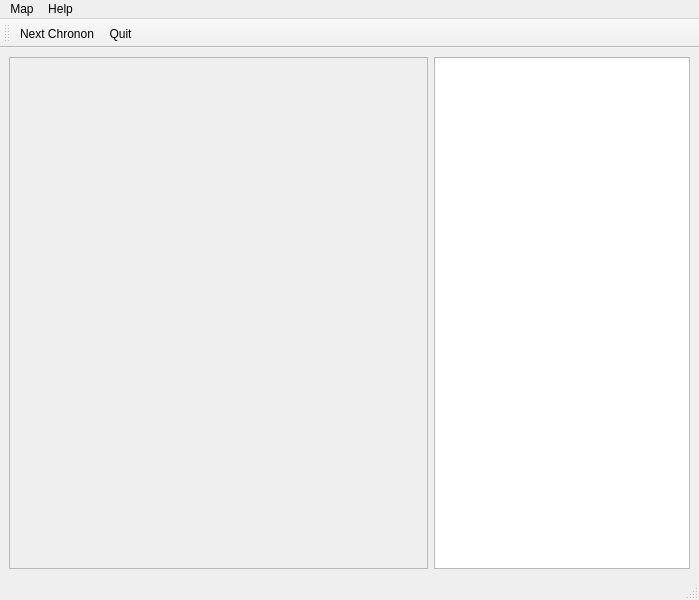
<?xml version="1.0" encoding="UTF-8"?>
<ui version="4.0">
 <class>MainWindow</class>
 <widget class="QMainWindow" name="MainWindow">
  <property name="geometry">
   <rect>
    <x>0</x>
    <y>0</y>
    <width>699</width>
    <height>600</height>
   </rect>
  </property>
  <property name="windowTitle">
   <string>Wa-Tor</string>
  </property>
  <widget class="QWidget" name="centralwidget">
   <layout class="QHBoxLayout" name="horizontalLayout">
    <item>
     <widget class="QScrollArea" name="scrollArea">
      <property name="widgetResizable">
       <bool>true</bool>
      </property>
      <widget class="QWidget" name="scrollAreaWidgetContents">
       <property name="geometry">
        <rect>
         <x>0</x>
         <y>0</y>
         <width>417</width>
         <height>504</height>
        </rect>
       </property>
      </widget>
     </widget>
    </item>
    <item>
     <widget class="QListWidget" name="pallete">
      <property name="sizePolicy">
       <sizepolicy hsizetype="Preferred" vsizetype="Expanding">
        <horstretch>0</horstretch>
        <verstretch>0</verstretch>
       </sizepolicy>
      </property>
     </widget>
    </item>
   </layout>
  </widget>
  <widget class="QMenuBar" name="menubar">
   <property name="geometry">
    <rect>
     <x>0</x>
     <y>0</y>
     <width>699</width>
     <height>22</height>
    </rect>
   </property>
   <widget class="QMenu" name="menuMap">
    <property name="title">
     <string>Map</string>
    </property>
    <addaction name="actionNew"/>
    <addaction name="actionQuit"/>
    <addaction name="actionNextChronon"/>
   </widget>
   <widget class="QMenu" name="menuHelp">
    <property name="title">
     <string>Help</string>
    </property>
    <addaction name="actionAbout"/>
   </widget>
   <addaction name="menuMap"/>
   <addaction name="menuHelp"/>
  </widget>
  <widget class="QStatusBar" name="statusbar"/>
  <widget class="QToolBar" name="toolBar">
   <property name="windowTitle">
    <string>toolBar</string>
   </property>
   <attribute name="toolBarArea">
    <enum>TopToolBarArea</enum>
   </attribute>
   <attribute name="toolBarBreak">
    <bool>false</bool>
   </attribute>
   <addaction name="actionNextChronon"/>
   <addaction name="actionQuit"/>
  </widget>
  <action name="actionQuit">
   <property name="text">
    <string>Quit</string>
   </property>
  </action>
  <action name="actionNew">
   <property name="text">
    <string>New</string>
   </property>
  </action>
  <action name="actionAbout">
   <property name="text">
    <string>About</string>
   </property>
  </action>
  <action name="actionNextChronon">
   <property name="text">
    <string> Next Chronon</string>
   </property>
  </action>
 </widget>
 <resources/>
 <connections>
  <connection>
   <sender>actionQuit</sender>
   <signal>triggered(bool)</signal>
   <receiver>MainWindow</receiver>
   <slot>close()</slot>
   <hints>
    <hint type="sourcelabel">
     <x>-1</x>
     <y>-1</y>
    </hint>
    <hint type="destinationlabel">
     <x>349</x>
     <y>299</y>
    </hint>
   </hints>
  </connection>
 </connections>
</ui>
